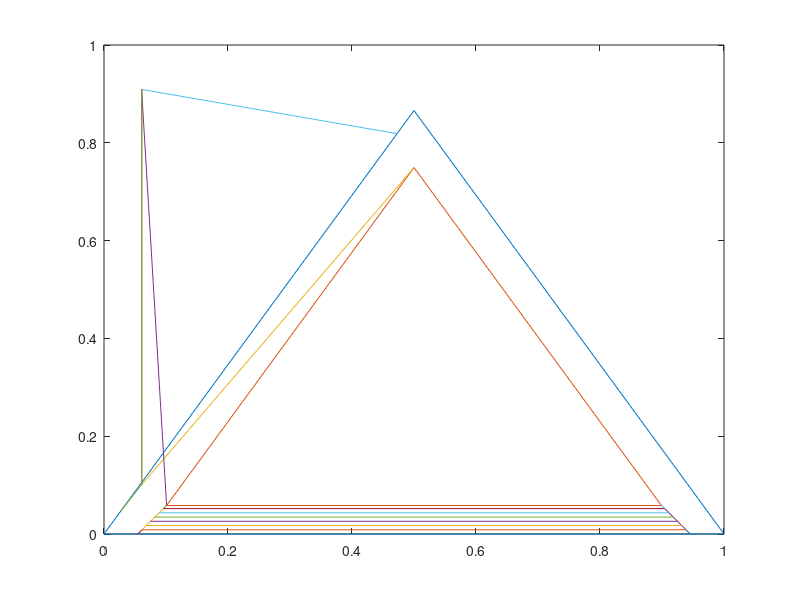

Write MATLAB code to recreate this figure.
clear;
global ki=3.2;


%%%%%%%%%%%%%%%%%%%%%%%%%%%%%%%%%%   Binary  Calculation 
function y=func(x)
  global ki;
  y= [  (ki*x(1)*x(1) + log(1-x(1))) - (3.2*x(2)*x(2) + log(1-x(2)));
        (ki*(1-x(1))*(1-x(1)) + log(x(1))) - (3.2*(1-x(2))*(1-x(2)) + log(x(2)))];
endfunction

x0=[0.1;0.9];
[x,fval]=fsolve(@func,x0);


fp=fopen("binary.dat", "w");
fprintf(fp, "%f\t%f\t%f\n", 1-x(1),x(1),0);
fprintf(fp, "%f\t%f\t%f\n", 1-x(2),x(2),0);
fclose(fp);
%making mat1 for plotting purpose
mat1(1,1)=x(1);
mat1(1,2)=0;
mat1(2,1)=x(2);
mat1(2,2)=0;

%Result
%x = 0.054678  0.945322
%fval = -0.000000057177  0.000000057177


%%%%%%%%%%%%%%%%%%%%%%%%%%%%%%%%%   Ternary Two Phase Calculation
global c=[0.01;0.01];

function y=func2(b)
  global c;
  global ki;
  y = [log(1-b(1)-c(1)) - log(1-b(2)-c(2)) + ki* (b(1)*b(1) - b(2)*b(2) + c(1)*c(1) - c(2)*c(2) + b(1)*c(1) -b(2)*c(2));
       log(b(1)) - log(b(2)) + ki* (b(1)*b(1) - b(2)*b(2) + c(1)*c(1) -c(2)*c(2) + b(1)*c(1) -b(2)*c(2) + (1-c(1)-2*b(1)) - (1-c(2)-2*b(2)));
       log(c(1)) - log(c(2)) + ki* (b(1)*b(1) - b(2)*b(2) + c(1)*c(1) -c(2)*c(2) + b(1)*c(1) -b(2)*c(2) + (1-b(1)-2*c(1)) - (1-b(2)-2*c(2)))];
endfunction

b0=[0.055;0.845];

%loop and increment in c is such that 6 tie lines are generated
for i=1:6
  [b,fval]=fsolve(@func2,b0);
   mat2(i,1)=b(1);
   mat2(i,2)=c(1);
   mat2(i,3)=b(2);
   mat2(i,4)=c(2);
   b0=b0+[0.001;-0.001];
   c=c+[0.01;0.01];
endfor

%changing co-ordinates to fit in gibbs triangle
for i=1:6
  mat2(i,1)=(2*mat2(i,1)+mat2(i,2))/2;
  mat2(i,2)=0.866*mat2(i,2);
  mat2(i,3)=(2*mat2(i,3)+mat2(i,4))/2;
  mat2(i,4)=0.866*mat2(i,4);
endfor


%Results in form (b1,c1,b1,c2)
%mat2 =
%   0.0613628   0.0086600   0.9386372   0.0086600
%   0.0681093   0.0173200   0.9318907   0.0173200
%   0.0749209   0.0259800   0.9250791   0.0259800
%   0.0818009   0.0346400   0.9181992   0.0346400
%   0.0887529   0.0433000   0.9112471   0.0433000
%   0.0957808   0.0519600   0.9042192   0.0519600


%%%%%%%%%%%%%%%%%%%%%%%%%%%%%%%%%%%%%%%%%%%%%   Ternary Three Phase Calculation
function y=func3(x)
  global ki;
  y = [log(1-x(1)-x(2)) - log(1-x(3)-x(4)) + ki* (x(1)*x(1) - x(3)*x(3) + x(2)*x(2) - x(4)*x(4) + x(1)*x(2) -x(3)*x(4));
       log(1-x(3)-x(4)) - log(1-x(5)-x(6)) + ki* (x(3)*x(3) - x(5)*x(5) + x(4)*x(4) - x(6)*x(6) + x(3)*x(4) -x(5)*x(6));
       log(1-x(1)-x(2)) - log(1-x(5)-x(6)) + ki* (x(1)*x(1) - x(5)*x(5) + x(2)*x(2) - x(6)*x(6) + x(1)*x(2) -x(5)*x(6));
       
       log(x(1)) - log(x(3)) + ki* (x(1)*x(1) - x(3)*x(3) + x(2)*x(2) -x(4)*x(4) + x(1)*x(2) -x(3)*x(4) + (1-x(2)-2*x(1)) - (1-x(4)-2*x(3)));
       log(x(3)) - log(x(5)) + ki* (x(3)*x(3) - x(5)*x(5) + x(4)*x(4) -x(6)*x(6) + x(3)*x(4) -x(5)*x(6) + (1-x(4)-2*x(3)) - (1-x(6)-2*x(5)));
       log(x(1)) - log(x(5)) + ki* (x(1)*x(1) - x(5)*x(5) + x(2)*x(2) -x(6)*x(6) + x(1)*x(2) -x(5)*x(6) + (1-x(2)-2*x(1)) - (1-x(6)-2*x(5)));
   
       log(x(2)) - log(x(4)) + ki* (x(1)*x(1) - x(3)*x(3) + x(2)*x(2) -x(4)*x(4) + x(1)*x(2) -x(3)*x(4) + (1-x(1)-2*x(2)) - (1-x(3)-2*x(4)));
       log(x(4)) - log(x(6)) + ki* (x(3)*x(3) - x(5)*x(5) + x(4)*x(4) -x(6)*x(6) + x(3)*x(4) -x(5)*x(6) + (1-x(3)-2*x(4)) - (1-x(5)-2*x(6)));
       log(x(2)) - log(x(6)) + ki* (x(1)*x(1) - x(5)*x(5) + x(2)*x(2) -x(6)*x(6) + x(1)*x(2) -x(5)*x(6) + (1-x(1)-2*x(2)) - (1-x(5)-2*x(6)))];
              
endfunction

x30= [0.1;0.1;0.8;0.1;0.1;0.8];

[x3,fval]=fsolve(@func3,x30);


  mat3(1,1)=(2*x3(1)+x3(2))/2;
  mat3(1,2)=0.866*x3(2);
  mat3(2,1)=(2*x3(3)+x3(4))/2;
  mat3(2,2)=0.866*x3(4);
  mat3(3,1)=(2*x3(5)+x3(6))/2;
  mat3(3,2)=0.866*x3(6);
  mat3(4,1)=(2*x3(1)+x3(2))/2;
  mat3(4,2)=0.866*x3(2);

%plot ([0.1009725 0.5 0.89903 0.1009725],[0.058295 0.74941 0.058295 0.058295]) in form ([b1 b3 b2 b1],[c1 c3 c2 c1])
%the coordinates have been changed here to fit gibbs triangle

%x =
%   0.067315 b1
%   0.067315 c1
%   0.865371   b2
%   0.067315   c2
%   0.067315     b3
%   0.865371     c3


%%%%%%%%%%%%%%%%%%%%%%%%%%%%%%%%%%%%%%%%%%%%%   Plotting phase diagram 
clf;

%gibbs triangle
plot([0 0.5 1 0],[0 0.866 0 0]);
hold on;

%three phase region
%plot ([0.1009725 0.5 0.89903 0.1009725],[0.058295 0.74941 0.058295 0.058295]);
plot(mat3(:,1),mat3(:,2));

%two phase region

%connecting the tie line points with each other
plot (mat2(:,1),mat2(:,2));
plot (mat2(:,3),mat2(:,4));

%connecting the upper tie line point with three phase point
plot ([mat2(6,1) mat3(1,1)],[mat2(6,2) mat3(1,2)]);
plot ([mat2(6,3) mat3(2,1)],[mat2(6,4) mat3(2,2)]);

%connecting the lower tie line point with binary line 
plot ([mat2(1,1) mat1(1,1)],[mat2(1,2) mat1(1,2)]);
plot ([mat2(1,3) mat1(2,1)],[mat2(1,4) mat1(2,2)]);

%making of tie lines
for i=1:6
  plot([mat2(i,1) mat2(i,3)],[mat2(i,2) mat2(i,4)]);
endfor








for i=1:6
   mat2(i,1)=c(1);
   mat2(i,2)=b(1);
   mat2(i,3)=c(2);
   mat2(i,4)=b(2);
endfor
%changing co-ordinates to fit in gibbs triangle
for i=1:6
  mat2(i,2)=(2*mat2(i,2)+mat2(i,1))/2;
  mat2(i,1)=0.866*mat2(i,1);
  mat2(i,4)=(2*mat2(i,4)+mat2(i,3))/2;
  mat2(i,3)=0.866*mat2(i,3);
endfor

mat1(1,1)=x(1)/2;
mat1(1,2)=0.866*x(1);
mat1(2,1)=x(2)/2;
mat1(2,2)=0.866*x(2);

%connecting the tie line points with each other
plot (mat2(:,1),mat2(:,2));
plot (mat2(:,3),mat2(:,4));

%connecting the upper tie line point with three phase point
plot ([mat2(6,1) mat3(3,1)],[mat2(6,2) mat3(3,2)]);
plot ([mat2(6,3) mat3(1,1)],[mat2(6,4) mat3(1,2)]);

%connecting the lower tie line point with binary line 
plot ([mat2(1,1) mat1(1,1)],[mat2(1,2) mat1(1,2)]);
plot ([mat2(1,3) mat1(2,1)],[mat2(1,4) mat1(2,2)]);

%making of tie lines
for i=1:6
  plot([mat2(i,1) mat2(i,3)],[mat2(i,2) mat2(i,4)]);
endfor